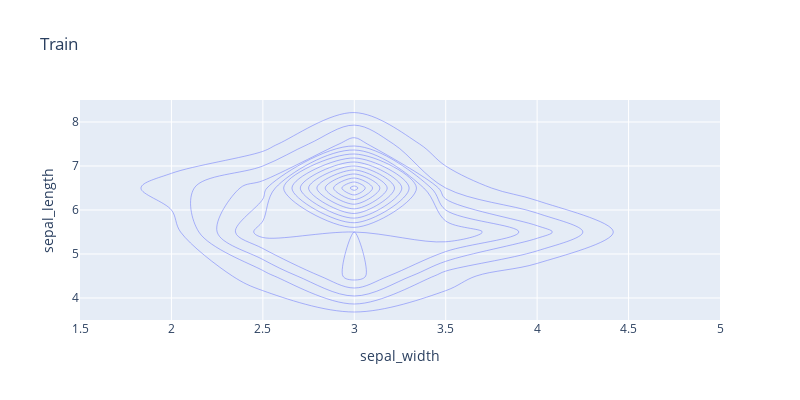

Notebook code for this chart:
### Code cell
fig = px.density_contour(X_train, 'sepal_width', 'sepal_length', title = 'Train', height=400, width=800)
fig.show()

### Figure 1 — Plotly figure (JSON) as saved in the notebook; plotly's stock layout.template omitted (floating-point values rounded to 4 significant figures)
{"data": [{"contours": {"coloring": "none"}, "hovertemplate": "sepal_width=%{x}<br>sepal_length=%{y}<br>count=%{z}<extra></extra>", "legendgroup": "", "line": {"color": "#636efa"}, "name": "", "showlegend": false, "type": "histogram2dcontour", "x": [2, 3, 2.9, 2.3, 2.5, 2.5, 2.3, 3.5, 2.8, 3.5, 4, 2.5, 3.4, 2.8, 3.4, 2.9, 2.7, 3, 2.9, 2.8, 3.8, 2.6, 4.1, 3, 2.8, 2.8, 3, 2.6, 2.9, 3.2, 2.7, 2.9, 2.8, 3, 3.6, 2.2, 2.8, 2.4, 2.9, 3.1, 2.6, 3.8, 3.4, 3, 3.4, 3.1, 3.8, 3.7, 3.8, 3, 2.3, 3, 2.7, 4.4, 3.1, 3.2, 2.3, 3.2, 3.4, 2.9, 3.2, 2.9, 3, 3.1, 3, 3, 3.6, 2.4, 2.5, 2.5, 3, 4.2, 2.9, 3.2, 3, 3, 3.3, 3, 2.5, 3, 3.5, 2.7, 3.3, 3.2, 3.5, 3.3, 3, 3.9, 3.4, 2.7, 3.3, 3.4, 3.2, 3.6, 2.8, 3.2, 3, 3.2, 3, 2.8, 2.7, 2.2, 3.9, 3, 3.1, 3.2, 2.2, 3, 3.2, 2.8, 3.1, 2.7], "xaxis": "x", "xbingroup": "x", "y": [5, 4.9, 4.4, 5, 4.9, 6.3, 6.3, 5, 6.1, 5, 5.8, 5.6, 5.2, 5.8, 5, 5.6, 6, 6.6, 6.4, 6.4, 7.7, 5.7, 5.2, 6.1, 7.7, 6.2, 7.7, 5.8, 6.2, 6.9, 5.8, 7.3, 6.8, 4.4, 5, 6, 6.4, 4.9, 6.6, 6.7, 7.7, 5.1, 4.8, 5.4, 5.4, 6.9, 7.9, 5.4, 5.7, 6.8, 5.5, 7.6, 5.2, 5.7, 4.8, 5, 4.5, 6.5, 5.4, 6, 5.9, 5.7, 6.5, 4.9, 5.9, 5.7, 4.9, 5.5, 6.7, 6.3, 7.1, 5.5, 6.1, 6.4, 6, 6.7, 6.7, 4.3, 5.1, 5, 5.1, 6.3, 6.3, 6.8, 5.2, 5, 4.8, 5.4, 5, 5.6, 6.7, 6.2, 7.2, 4.6, 6.3, 4.7, 6.5, 4.4, 6.1, 6.1, 5.8, 6, 5.4, 6.7, 6.4, 4.6, 6.2, 5.6, 4.7, 7.4, 6.9, 6.4], "yaxis": "y", "ybingroup": "y"}], "layout": {"height": 400, "legend": {"tracegroupgap": 0}, "title": {"text": "Train"}, "width": 800, "xaxis": {"anchor": "y", "domain": [0, 1], "title": {"text": "sepal_width"}}, "yaxis": {"anchor": "x", "domain": [0, 1], "title": {"text": "sepal_length"}}}}
